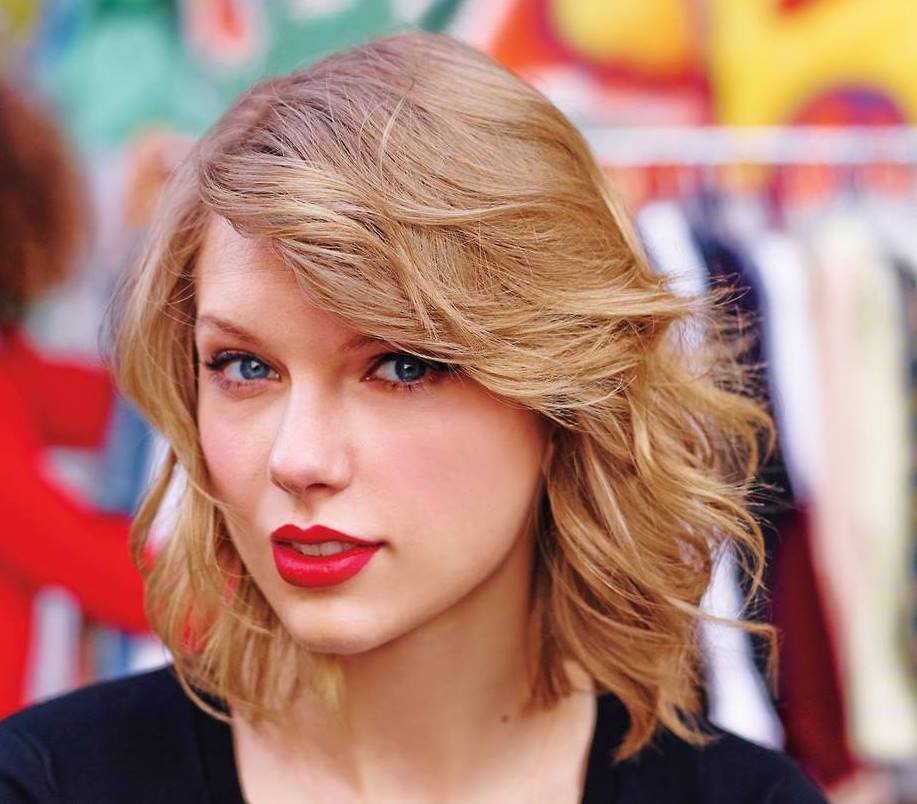
#> input picture eye.jpg, 917 x 804 px, given in place of the camera
$ python eyedetection.py
#> lines starting #> are read from the running program, lines starting #| are printed output that depends on the picture
#> further down, frame is the input picture: shape (804, 917, 3); mean B, G, R 114, 127.3, 172.9
import numpy as np
import cv2

def detection (image):
    face_cascade = cv2.CascadeClassifier('haarcascades/haarcascade_frontalface_default.xml')
    eye_cascade = cv2.CascadeClassifier('haarcascades/haarcascade_eye.xml')

    img = image
    gray = cv2.cvtColor(img, cv2.COLOR_BGR2GRAY)
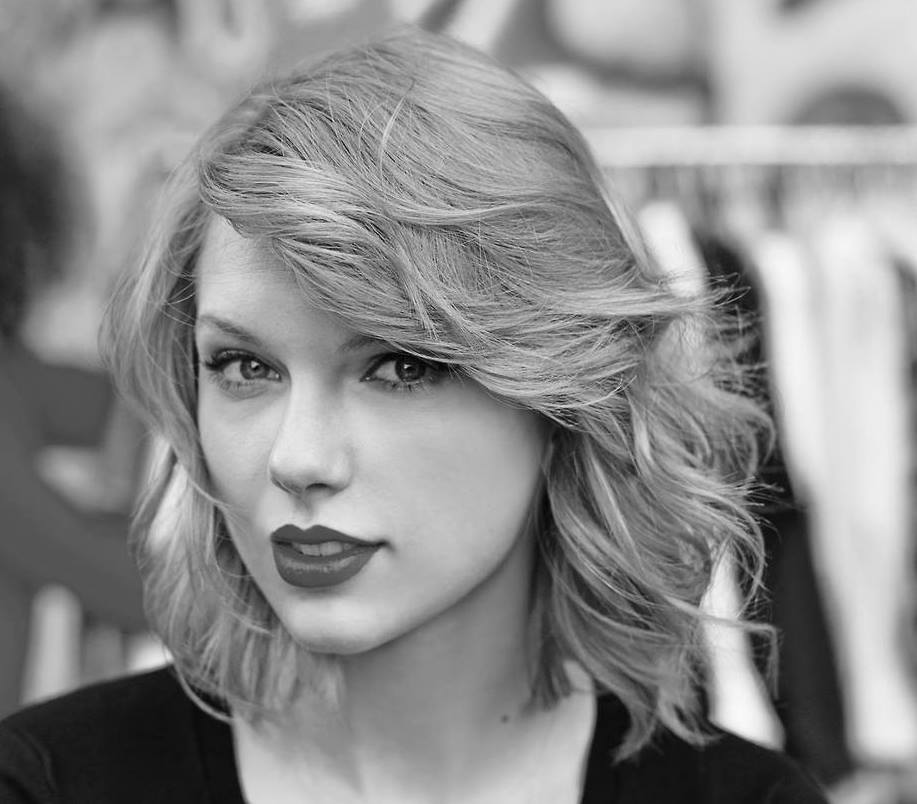
#> gray: shape (804, 917); min 0, max 249, mean 139.4
    histogram = cv2.equalizeHist(gray, gray)
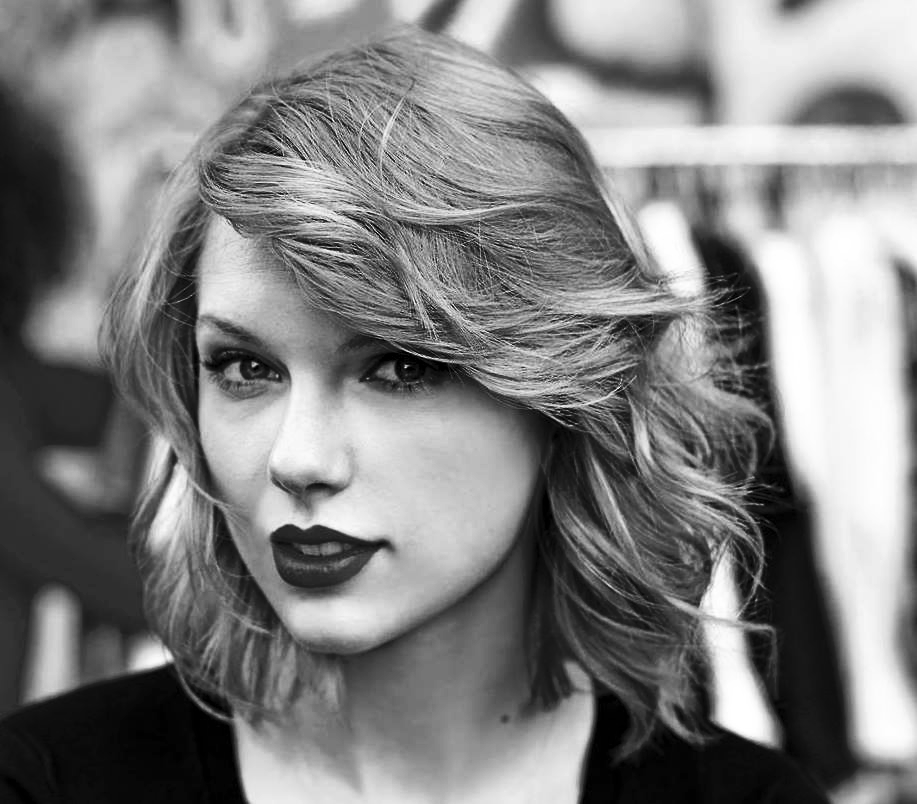
#> histogram: shape (804, 917); min 0, max 255, mean 128.2
    faces = face_cascade.detectMultiScale(histogram, 1.1, 3, 0)
#> faces = ()

    for (x, y, w, h) in faces:
        cv2.rectangle(img, (x, y), (x + w, y + h), (255, 0, 0), 2)
        roi_gray = histogram[y:y + h, x:x + w]
        roi_color = img[y:y + h, x:x + w]
        eyes = eye_cascade.detectMultiScale(roi_gray)
        for (ex, ey, ew, eh) in eyes:
             cv2.rectangle(roi_color, (ex, ey), (ex + ew, ey + eh), (0, 255, 0), 2)
#> this loop made 0 passes
    return img

cap = cv2.VideoCapture(0)

while(True):
    # Capture frame-by-frame
    ret, frame = cap.read()

    # Our operations on the frame come here
    # gray = cv2.cvtColor(frame, cv2.COLOR_BGR2GRAY)
    result = detection(frame)
    # Display the resulting frame
    cv2.imshow('Eye Detection',result)
    if cv2.waitKey(1) & 0xFF == ord('q'):
#> (key q is pressed here)
        break

# When everything done, release the capture
cap.release()
cv2.destroyAllWindows()
# cv2.imshow('img', img)
# cv2.waitKey(0)
# cv2.destroyAllWindows()
